Frame 1 (no input): blank canvas, image omitted
Frame 60 (the mouse pressed at the canvas centre just before this capture): blank canvas, image omitted
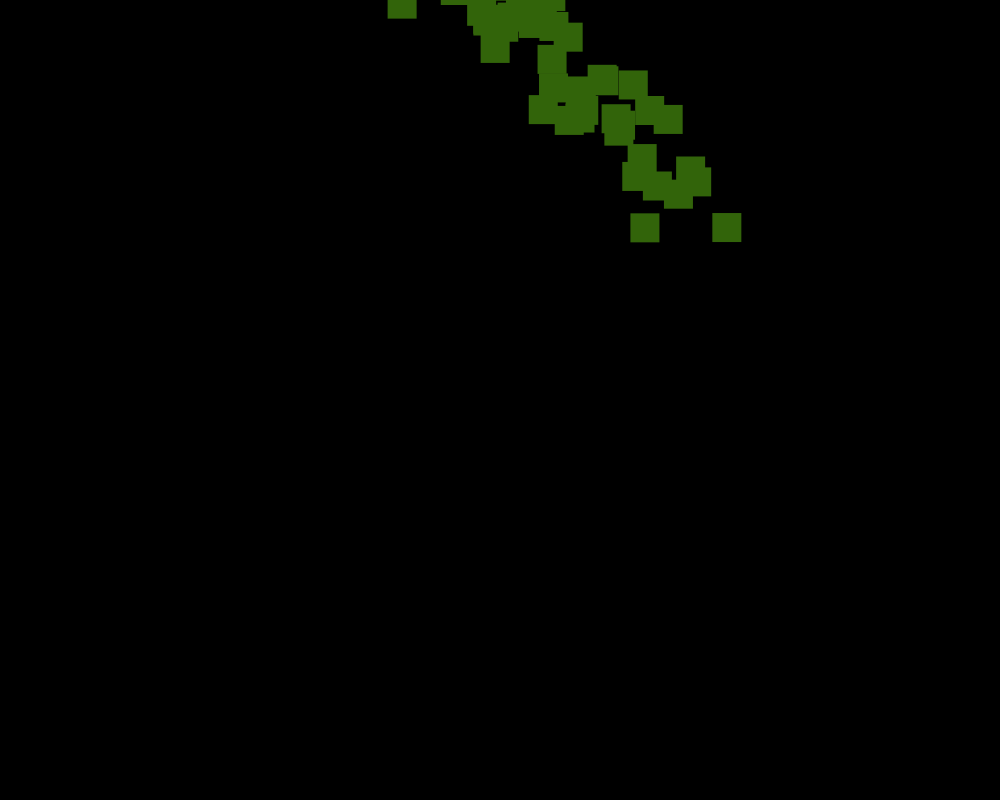
Frame 120 (the mouse held since frame 60 and released just before this capture)

The Processing sketch whose frames 1 and 60 were blank and that drew this single picture after the mouse press (run headless with seeded random() and noise(); from frame 60 on, the mouse is pressed at the canvas centre):

// Processing sketch: processing_15813
// ── processing_15813.pde

//Código Gotas:

Gota[] gotas = new Gota[100000]; //Declaracion de variable TIPO arreglo o 'array'
//que se llama 'gotas' y contiene 1000 elementos tipo 'Gota'

int totalgotas = 0;
//nueva variable para saber cuantas gotas han salido

void setup() {
  size(1000,800);
  smooth();
}

void draw() {
  background(0);
  // Iniciar las gotas:
  gotas[totalgotas] = new Gota();
  // Sumar al numero de gotas: Esto equivale la frase:
  // "totalgotas =  totalgotas+1;"
  totalgotas++ ;
  // si llegamos al final de las gotas...
  if (totalgotas >= gotas.length) {
    totalgotas = 0; //empezar de nuevo
  }

  // hacer llover y mostrar
  for (int i = 0; i < totalgotas; i++ ) {
    //for loop para otorgar el verbo 'llover' y 'mostrar' a todas las gotas
    //y a cada una, una por una...
    gotas[i].llover();
    gotas[i].mostrar();
    
  }

}
class Gota {
  float x,y;   // Variables de ubicacion de las gotas
  float   velocidadX;
float   velocidadY;
  color c; //color de las gotas
  float r;     // el radio de la gota

  Gota() {
    r = 120;                 // todas las gotas son del mismo tamanio
    x = 0 ;      // empezar con una ubicacion 'random' dentro del 'width'
    y = -r*4;              // comenzar mas arriba de el campo ,
    //para que parezcan que caen desde mas alla.
    ;
    c = color(50,100,10); // Color de las gotas
  }

  // mover la gota hacia abajo
  void llover() {
    // acelerar velocidad
   velocidadY=random (1,10);
   velocidadX=random (1,10);
    x+=velocidadX;
       y+=velocidadY;
  }

 // mostrar-dibujar las gotas
  void mostrar() {
    fill(c);
    noStroke();
    rect(x ,y, 29 ,29 );
  }
  void rebotar(){ 
  if (x>=width || x <=0){
   velocidadX = velocidadX *-1;
} 
  
  

  if (y >=height || y<=0){
   velocidadY = velocidadY *-1;
} 
} 
}
